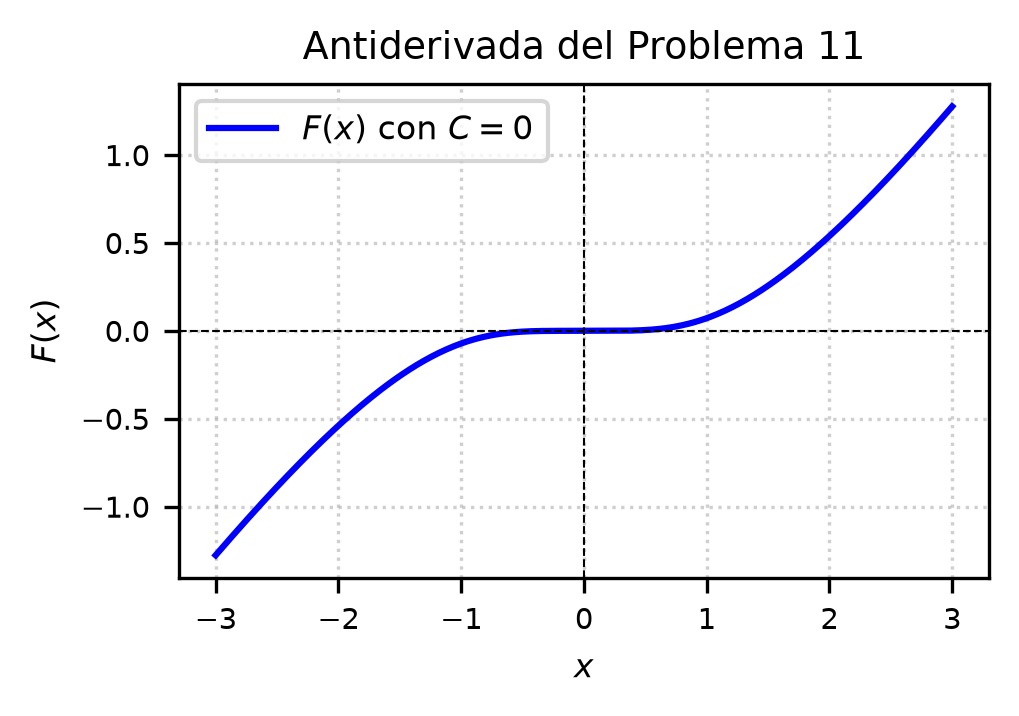

The script that saved this image:
import matplotlib
matplotlib.use('Agg')
import numpy as np
import matplotlib.pyplot as plt

# Definir el dominio de la función, evitando posibles singularidades reales (no las hay en x^2+1)
x = np.linspace(-3, 3, 400)

# Antiderivada F(x) con C = 0
# F(x) = x - 1.5 * arctan(x) + x / (2 * (x^2 + 1))
F = x - 1.5 * np.arctan(x) + x / (2 * (x**2 + 1))

# Configuración de la gráfica adaptada a dos columnas IEEE
fig, ax = plt.subplots(figsize=(3.5, 2.5))

ax.plot(x, F, label=r'$F(x)$ con $C=0$', color='b', linewidth=1.5)

ax.set_title(r'Antiderivada del Problema 11', fontsize=9)
ax.set_xlabel(r'$x$', fontsize=8)
ax.set_ylabel(r'$F(x)$', fontsize=8)
ax.axhline(0, color='black', linewidth=0.5, linestyle='--')
ax.axvline(0, color='black', linewidth=0.5, linestyle='--')
ax.grid(True, linestyle=':', alpha=0.6)
ax.legend(fontsize=8)
ax.tick_params(axis='both', labelsize=7)

plt.tight_layout()

plt.savefig(r'semana_03/graficas/SEM03_P11_grafica.png', dpi=300, bbox_inches='tight')
plt.close()
